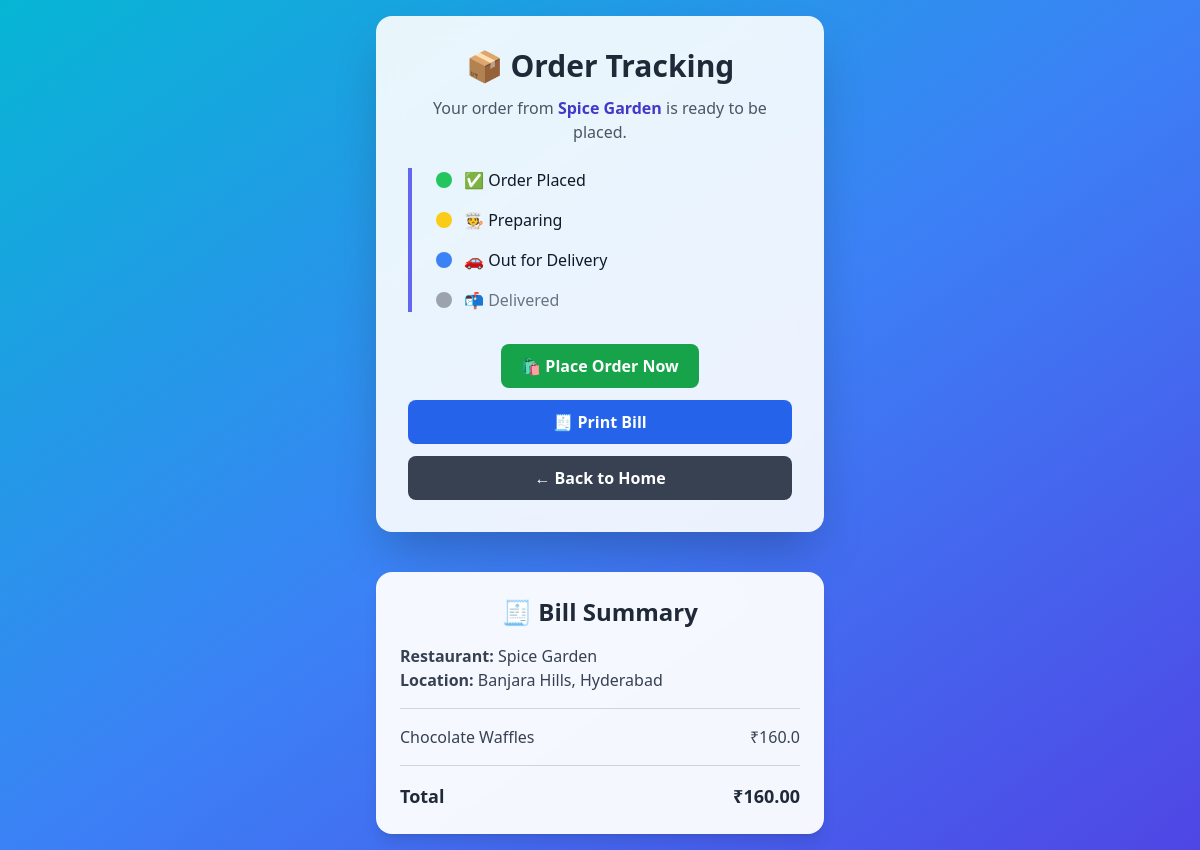
Screenshot of /order/23/ (signed in) with the database file from the repository.
### tesstapp/models.py (models this page shows, shortened)
class Restaurant(models.Model):
    name = models.CharField(max_length=100)
    location = models.CharField(max_length=100)
    rating = models.FloatField(default=0.0)
    image = models.ImageField(upload_to='restro-images/', null=True, blank=True)

class FoodItem(models.Model):
    restaurant = models.ForeignKey(Restaurant, on_delete=models.CASCADE, related_name='menu')
    name = models.CharField(max_length=100)
    price = models.FloatField()
    description = models.TextField(blank=True, null=True)
    image = models.ImageField(upload_to='food_items/', null=True, blank=True)

class Cart(models.Model):
    user = models.OneToOneField(User, on_delete=models.CASCADE)
    food_items = models.ManyToManyField(FoodItem, blank=True)
    total = models.DecimalField(max_digits=8, decimal_places=2, default=Decimal('0.00'))

### tesstapp/views.py (the view)
# urls.py: path('order/<int:restaurant_id>/', views.order_page, name='order'),
def order_page(request, restaurant_id):
    restaurant = get_object_or_404(Restaurant, id=restaurant_id)
    cart = None
    food_items = []
    total = 0
    if request.user.is_authenticated:
        cart, created = Cart.objects.get_or_create(user=request.user)
        food_items = cart.food_items.all()
        total = cart.total
    else:
        message = "Please login to see your order details."
        return render(request, 'tesstapp/order_error.html', {'message': message})
    if not food_items.exists():
        message = "Your cart is empty. Add items before ordering."
        return render(request, 'tesstapp/order_error.html', {'message': message})
    return render(request, 'tesstapp/order.html', {
        'restaurant': restaurant,
        'food_items': food_items,
        'total': total,
    })

### templates/tesstapp/order.html (shortened to what this page needs)
{% load static %}
<!DOCTYPE html>
<html lang="en">
<head>
  <script src="https://cdn.tailwindcss.com"></script>
</head>
<body class="bg-gradient-to-br from-cyan-500 via-blue-500 to-indigo-600 flex flex-col items-center justify-center min-h-screen p-4 text-gray-900">
  <div class="bg-white/90 backdrop-blur-md shadow-2xl rounded-2xl p-8 w-full max-w-md text-center transition-transform transform hover:scale-[1.02]">
    <h1 class="text-3xl font-extrabold text-gray-800 mb-3">📦 Order Tracking</h1>
    {% if message %}
      <p class="text-green-700 font-semibold mb-4">{{ message }}</p>
    {% else %}
      <p class="text-gray-600 mb-6">Your order from <b class="text-indigo-700">{{ restaurant.name }}</b> is ready to be placed.</p>
    {% endif %}
    <div class="flex flex-col gap-4 text-left pl-6 border-l-4 border-indigo-500">
      <div class="flex items-center">
        <div class="w-4 h-4 bg-green-500 rounded-full mr-3 pulse"></div>
        <span class="font-medium">✅ Order Placed</span>
      </div>
      <div class="flex items-center">
        <div class="w-4 h-4 bg-yellow-400 rounded-full mr-3 pulse"></div>
        <span class="font-medium">🧑‍🍳 Preparing</span>
      </div>
      <div class="flex items-center">
        <div class="w-4 h-4 bg-blue-500 rounded-full mr-3 pulse"></div>
        <span class="font-medium">🚗 Out for Delivery</span>
      </div>
      <div class="flex items-center">
        <div class="w-4 h-4 bg-gray-400 rounded-full mr-3"></div>
        <span class="font-medium text-gray-500">📬 Delivered</span>
      </div>
    </div>
    <div class="mt-8 flex flex-col gap-3">
      {% if not message %}
      <form method="POST">
        <button type="submit" class="bg-green-600 text-white px-5 py-2.5 rounded-lg font-semibold hover:bg-green-700 transition">
          🛍️ Place Order Now
        </button>
      </form>
      {% endif %}
      <button onclick="window.print()" class="bg-blue-600 text-white px-5 py-2.5 rounded-lg font-semibold hover:bg-blue-700 transition">
        🧾 Print Bill
      </button>
      <a href="{% url 'home_page' %}" class="bg-gray-700 text-white px-5 py-2.5 rounded-lg font-semibold hover:bg-gray-800 transition">
        ← Back to Home
      </a>
    </div>
  </div>
  <div class="mt-10 bg-white/95 backdrop-blur-md shadow-lg rounded-2xl p-6 w-full max-w-md transition-transform transform hover:scale-[1.01]">
    <h2 class="text-2xl font-bold text-gray-800 mb-4 text-center">🧾 Bill Summary</h2>
    <p class="text-gray-700"><b>Restaurant:</b> {{ restaurant.name }}</p>
    <p class="text-gray-700"><b>Location:</b> {{ restaurant.location }}</p>
    <hr class="my-4 border-gray-300">
    {% if food_items %}
      <div class="space-y-2">
        {% for item in food_items %}
          <div class="flex justify-between text-gray-700">
            <span>{{ item.name }}</span>
            <span>₹{{ item.price }}</span>
          </div>
        {% endfor %}
      </div>
      <hr class="my-4 border-gray-300">
      <div class="flex justify-between font-bold text-lg text-gray-800">
        <span>Total</span>
        <span>₹{{ total }}</span>
      </div>
    {% else %}
      <p class="text-red-600 font-semibold mt-2 text-center">{{ message }}</p>
    {% endif %}
  </div>
</body>
</html>

### templates/tesstapp/order.html (style rules this page uses)
.pulse { animation: pulse 1.5s infinite; }

### rows the page displays
Restaurant: name "Spice Garden", location "Banjara Hills, Hyderabad"
FoodItem: name "Chocolate Waffles", price "160.0"
Cart: total "160.00"
